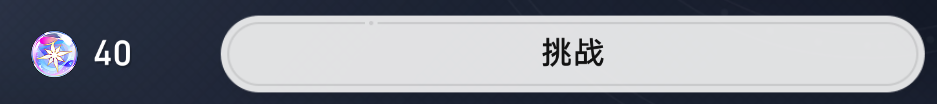
#> input picture game/image/challenge40.png, 937 x 104 px, found by its file name
$ python shua.py
#> lines starting #> are read from the running program, lines starting #| are printed output that depends on the picture
import time
import pyautogui
import cv2
import numpy as np


# 定义需要检测的图像

cg40 = cv2.imread('F:\py\game\image\challenge40.png')
#> cg40 is the input picture: shape (104, 937, 3); mean B, G, R 149.1, 140.3, 137
startcg = cv2.imread('F:\py\game\image\startchallenge.png')
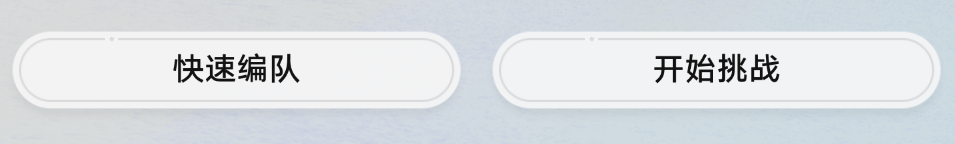
#> input picture game/image/startchallenge.png, 955 x 144 px, found by its file name
#> startcg is the input picture: shape (144, 955, 3); mean B, G, R 226.8, 223.4, 219.2
auto = cv2.imread('F:\py\game\image\Auto.png')
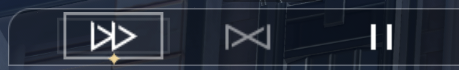
#> input picture game/image/Auto.png, 459 x 70 px, found by its file name
#> auto is the input picture: shape (70, 459, 3); mean B, G, R 58.8, 46.7, 40.4
btend = cv2.imread('F:\py\game\image\Batteend.png')
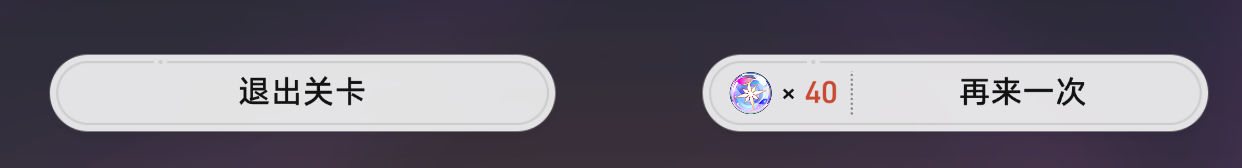
#> input picture game/image/Batteend.png, 1242 x 168 px, found by its file name
#> btend is the input picture: shape (168, 1242, 3); mean B, G, R 118.6, 107.3, 112.6

# 定义点击坐标
cgclick = (2251,1456)
stclick = (2137,1457)
atclick = (2347,61)
btclick = (1614,1424)

# 设置匹配阈值（可以根据需要调整）
threshold = 0.8


while True:
   # 截取桌面截图
    screenshot = pyautogui.screenshot()
    screenshot = np.array(screenshot)
#> (the run stopped early here; a loop or call above may not have finished)
